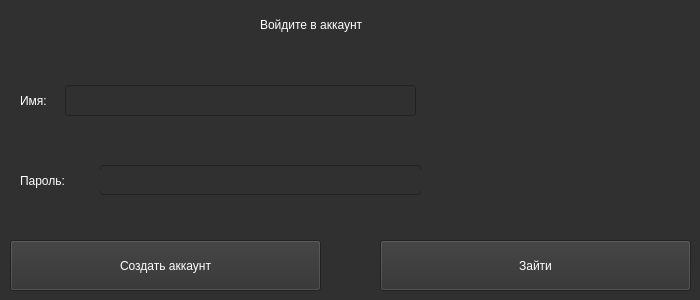
<?xml version="1.0" encoding="UTF-8"?>
<ui version="4.0">
 <class>logInAccount</class>
 <widget class="QMainWindow" name="logInAccount">
  <property name="geometry">
   <rect>
    <x>0</x>
    <y>0</y>
    <width>700</width>
    <height>300</height>
   </rect>
  </property>
  <property name="windowTitle">
   <string>MainWindow</string>
  </property>
  <property name="styleSheet">
   <string notr="true">background-color: rgb(48, 48, 48);
</string>
  </property>
  <widget class="QWidget" name="centralwidget">
   <widget class="QLineEdit" name="lineEdit_pass">
    <property name="geometry">
     <rect>
      <x>100</x>
      <y>165</y>
      <width>321</width>
      <height>30</height>
     </rect>
    </property>
    <property name="styleSheet">
     <string notr="true">background-color: rgb(48, 48, 48);
color: rgb(255, 255, 255);
font: 16pt &quot;MS Shell Dlg 2&quot;;</string>
    </property>
    <property name="text">
     <string/>
    </property>
   </widget>
   <widget class="QLabel" name="label">
    <property name="geometry">
     <rect>
      <x>260</x>
      <y>10</y>
      <width>180</width>
      <height>30</height>
     </rect>
    </property>
    <property name="styleSheet">
     <string notr="true">background-color: rgb(48, 48, 48);
color: rgb(255, 255, 255);
font: 16pt &quot;MS Shell Dlg 2&quot;;</string>
    </property>
    <property name="text">
     <string>Войдите в аккаунт</string>
    </property>
   </widget>
   <widget class="QLabel" name="label_2">
    <property name="geometry">
     <rect>
      <x>20</x>
      <y>90</y>
      <width>51</width>
      <height>21</height>
     </rect>
    </property>
    <property name="styleSheet">
     <string notr="true">background-color: rgb(48, 48, 48);
color: rgb(255, 255, 255);
font: 16pt &quot;MS Shell Dlg 2&quot;;</string>
    </property>
    <property name="text">
     <string>Имя:</string>
    </property>
   </widget>
   <widget class="QLineEdit" name="lineEdit_name">
    <property name="geometry">
     <rect>
      <x>65</x>
      <y>85</y>
      <width>351</width>
      <height>31</height>
     </rect>
    </property>
    <property name="styleSheet">
     <string notr="true">background-color: rgb(48, 48, 48);
color: rgb(255, 255, 255);
font: 16pt &quot;MS Shell Dlg 2&quot;;</string>
    </property>
    <property name="text">
     <string/>
    </property>
   </widget>
   <widget class="QPushButton" name="btn_create">
    <property name="geometry">
     <rect>
      <x>10</x>
      <y>240</y>
      <width>311</width>
      <height>51</height>
     </rect>
    </property>
    <property name="styleSheet">
     <string notr="true">background-color: rgb(48, 48, 48);
color: rgb(255, 255, 255);
font: 16pt &quot;MS Shell Dlg 2&quot;;</string>
    </property>
    <property name="text">
     <string>Создать аккаунт</string>
    </property>
   </widget>
   <widget class="QLabel" name="label_3">
    <property name="geometry">
     <rect>
      <x>20</x>
      <y>170</y>
      <width>81</width>
      <height>21</height>
     </rect>
    </property>
    <property name="styleSheet">
     <string notr="true">background-color: rgb(48, 48, 48);
color: rgb(255, 255, 255);
font: 16pt &quot;MS Shell Dlg 2&quot;;</string>
    </property>
    <property name="text">
     <string>Пароль:</string>
    </property>
   </widget>
   <widget class="QPushButton" name="btn_login">
    <property name="geometry">
     <rect>
      <x>380</x>
      <y>240</y>
      <width>311</width>
      <height>51</height>
     </rect>
    </property>
    <property name="styleSheet">
     <string notr="true">background-color: rgb(48, 48, 48);
color: rgb(255, 255, 255);
font: 16pt &quot;MS Shell Dlg 2&quot;;</string>
    </property>
    <property name="text">
     <string>Зайти</string>
    </property>
   </widget>
   <widget class="QLabel" name="lbl_name">
    <property name="geometry">
     <rect>
      <x>420</x>
      <y>90</y>
      <width>241</width>
      <height>21</height>
     </rect>
    </property>
    <property name="styleSheet">
     <string notr="true">background-color: rgb(48, 48, 48);
color: rgb(255, 255, 255);
font: 8pt &quot;MS Shell Dlg 2&quot;;</string>
    </property>
    <property name="text">
     <string/>
    </property>
   </widget>
   <widget class="QLabel" name="lbl_pass">
    <property name="geometry">
     <rect>
      <x>420</x>
      <y>170</y>
      <width>241</width>
      <height>21</height>
     </rect>
    </property>
    <property name="styleSheet">
     <string notr="true">background-color: rgb(48, 48, 48);
color: rgb(255, 255, 255);
font: 8pt &quot;MS Shell Dlg 2&quot;;</string>
    </property>
    <property name="text">
     <string/>
    </property>
   </widget>
   <widget class="QLabel" name="lbl_error">
    <property name="geometry">
     <rect>
      <x>230</x>
      <y>210</y>
      <width>240</width>
      <height>21</height>
     </rect>
    </property>
    <property name="styleSheet">
     <string notr="true">background-color: rgb(48, 48, 48);
color: rgb(255, 255, 255);
font: 12pt &quot;MS Shell Dlg 2&quot;;</string>
    </property>
    <property name="text">
     <string/>
    </property>
   </widget>
  </widget>
 </widget>
 <resources/>
 <connections/>
</ui>
